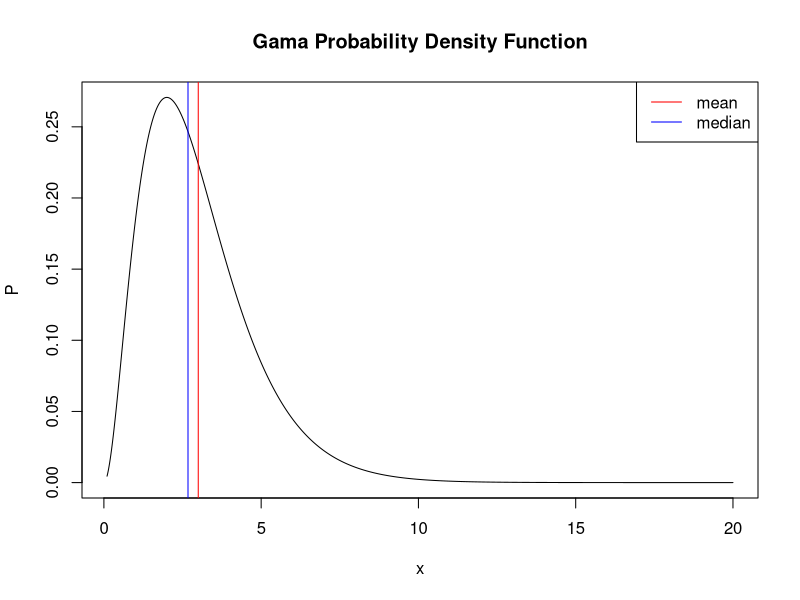
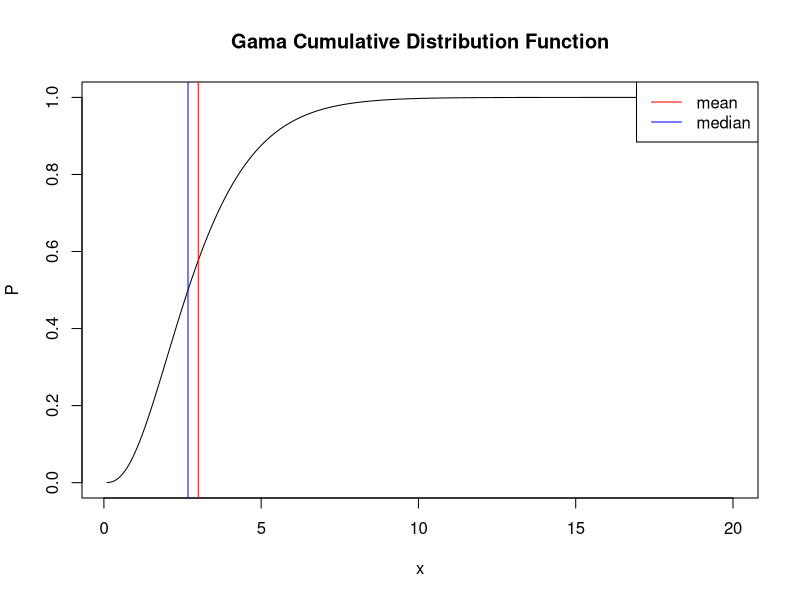
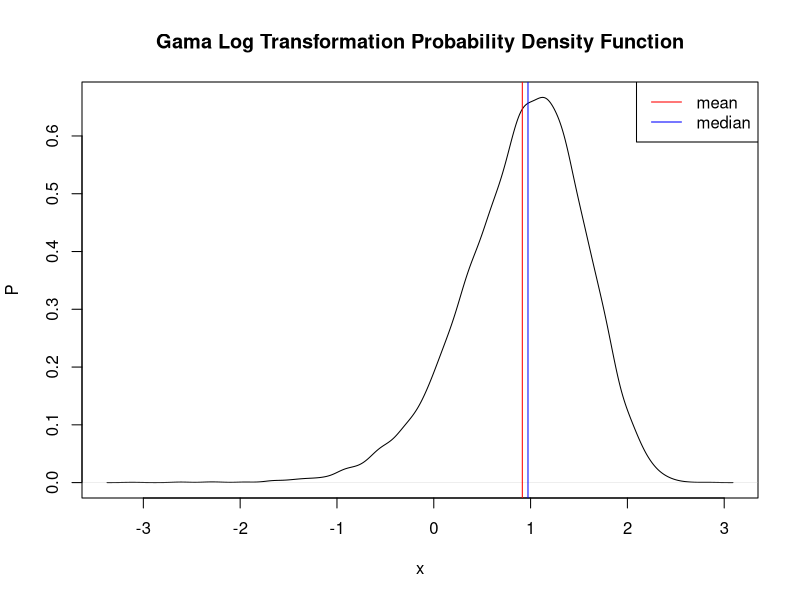
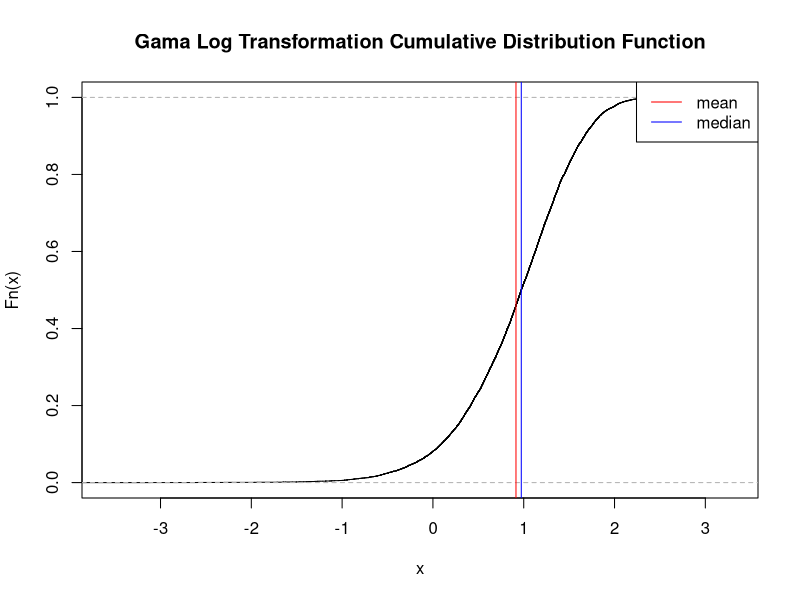
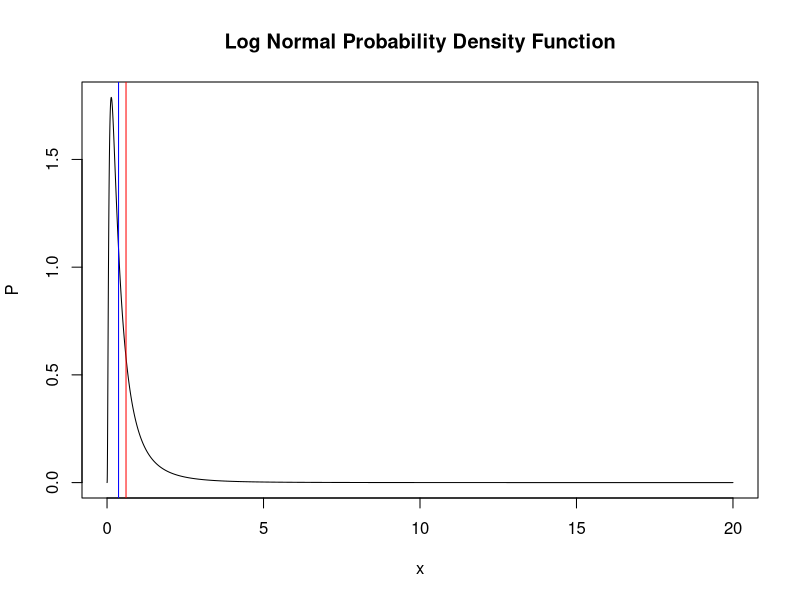
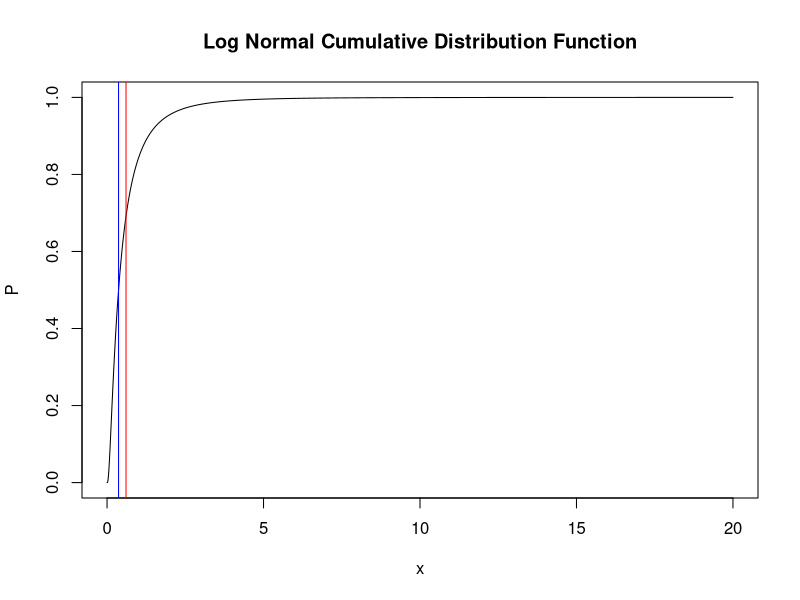
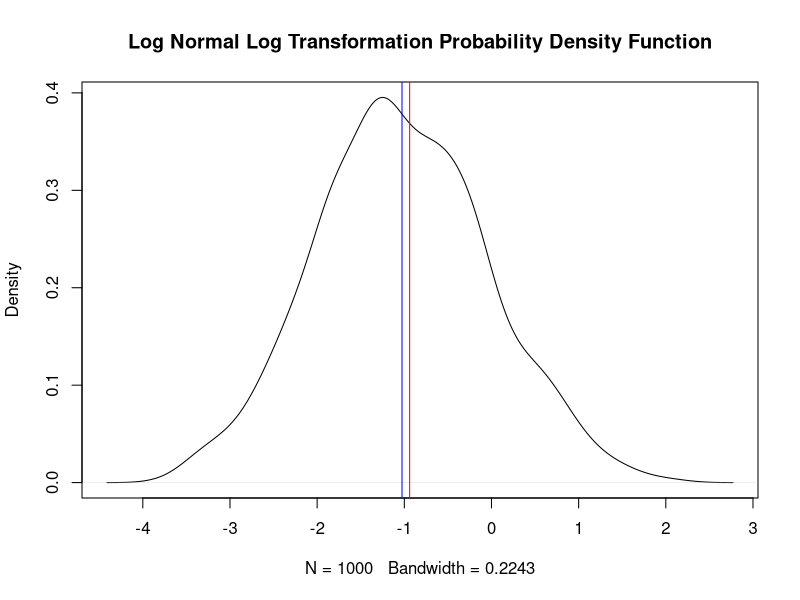
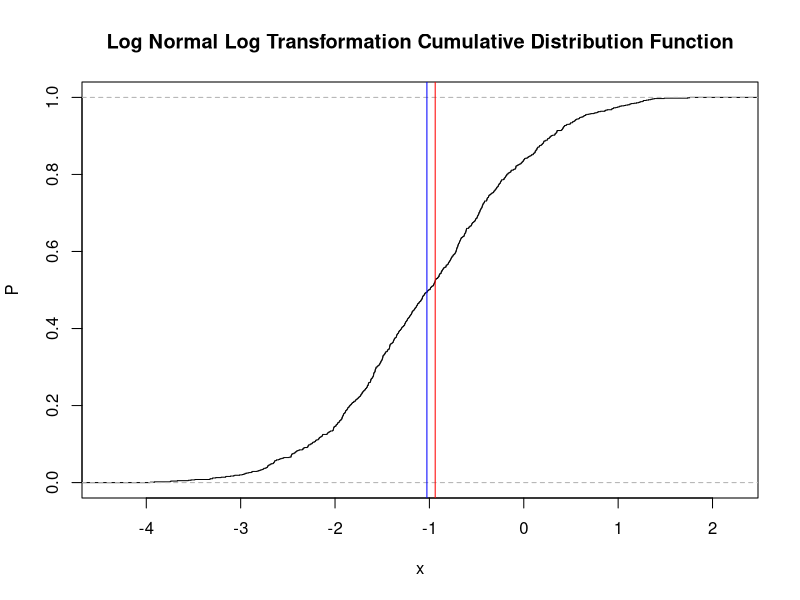

Here is the R script that generated these plots, in order:
## ---- chunk 1
knitr::opts_chunk$set(echo = TRUE)
## ---- chunk 2


x=seq(0.1,20,0.001)
yvalue<-dgamma(x,3,1)
x.mean<-3*1
x.median<- qgamma(0.5,3,1)
plot(x,dgamma(x,3,1),main=
       "Gama Probability Density Function",ylab = "P",xlab = "x",type = "l") + abline(v=x.mean,col="red") + abline(v=x.median,col="blue") 
legend("topright",c("mean","median"),col = c("red","blue"),lty = c(1,1))

## ---- chunk 3
x.mean<-3*1
x.median<- qgamma(0.5,3,1)
plot(x,pgamma(x,3,1),main=
       "Gama Cumulative Distribution Function",ylab = "P",xlab = "x",type = "l") + abline(v=x.mean,col="red",labs="m") + abline(v=x.median,col="blue")
legend("topright",c("mean","median"),col = c("red","blue"),lty = c(1,1))


## ---- chunk 4
x <- rgamma(10000,3,1)
x.mean<-mean(log(x))
x.median<- median(log(x))
plot(density(log(x)),type = "l",main=
       "Gama Log Transformation Probability Density Function",ylab = "P",xlab = "x") + abline(v=x.mean,col="red")+abline(v=x.median,col="blue")
legend("topright",c("mean","median"),col = c("red","blue"),lty = c(1,1))
## ---- chunk 5

plot(ecdf(log(x)), main= "Gama Log Transformation Cumulative Distribution Function") + abline(v=x.mean,col="red",labs="m") + abline(v=x.median,col="blue")
legend("topright",c("mean","median"),col = c("red","blue"),lty = c(1,1))

#text(x.mean,"mean")
#text(x.median,"median")
## ---- chunk 6
x=seq(0,20,0.001)
x.mean<-exp(-1 + 1/2)
x.median<- exp(-1)
plot(x,dlnorm(x,-1,1),main=
       "Log Normal Probability Density Function",ylab = "P",xlab = "x",type = "l") + abline(v=x.mean,col="red",labs="m") + abline(v=x.median,col="blue") 
## ---- chunk 7
plot(x,plnorm(x,-1,1),main=
       "Log Normal Cumulative Distribution Function",ylab = "P",type="l",xlab = "x") + abline(v=x.mean,col="red",labs="m") + abline(v=x.median,col="blue")

#x=seq(0,20,0.001)
## ---- chunk 8
x.mean<-mean(log(rlnorm(1000,-1,1)))
x.median<- median(log(rlnorm(1000,-1,1)))
plot(density(log(rlnorm(1000,-1,1))),main=
       "Log Normal Log Transformation Probability Density Function",type = "l") + abline(v=x.mean,col="red",labs="m") + abline(v=x.median,col="blue") 
## ---- chunk 9
plot(ecdf(log(rlnorm(1000,-1,1))),main=
       "Log Normal Log Transformation Cumulative Distribution Function",ylab = "P",xlab = "x") + abline(v=x.mean,col="red",labs="m") + abline(v=x.median,col="blue")
#plot(x,plnorm(x,-1,1))
## ---- chunk 10
x=seq(0,20,0.001)
x.mean<-(0+12)/2
x.median<- (0+12)/2
plot(x,dunif(x,0,12),main=
       "Uniform Probability Density Function",ylab = "P",xlab = "x",type = "l") + abline(v=x.mean,col="red",labs="m") + abline(v=x.median,col="blue") 
legend("topright",c("mean","median"),col = c("red","blue"),lty = c(1,1))
## ---- chunk 11
plot(x,punif(x,0,12),main=
       "Uniform Cumulative Distribution Function",ylab = "P",type="l",xlab = "x") + abline(v=x.mean,col="red",labs="m") + abline(v=x.median,col="blue")
legend("topright",c("mean","median"),col = c("red","blue"),lty = c(1,1))
## ---- chunk 12
x=seq(0,20,0.001)
x.mean<-mean(log(runif(1000,0,12)))
x.median<- median(log(runif(1000,0,12)))
plot(density(log(runif(1000,0,12))),main=
       "Uniform Log Transformation Probability Density Function") + abline(v=x.mean,col="red") + abline(v=x.median,col="blue") 
legend("topright",c("mean","median"),col = c("red","blue"),lty = c(1,1))

## ---- chunk 13
plot(ecdf(log(runif(1000,0,12))),main=
       "Uniform Log Transformation Cumulative Distribution Function",ylab = "P",xlab = "x") + abline(v=x.mean,col="red") + abline(v=x.median,col="blue")
legend("topright",c("mean","median"),col = c("red","blue"),lty = c(1,1))

## ---- chunk 14
a<-rep(NA,1000)
b<-rep(NA,1000)
for (i in 1:1000) {
        c=rgamma(100,3,1)
        a[i]=mean(c)
        b[i]=exp(mean(log(c)))
        
}
plot(a,b,main="geometic and arithmetic mean for gamma distribution",xlab="Arithmetic Mean",ylab="Geometic Mean")
abline(lm(b ~ a))
hist(x=(a-b),main="Difference between Geometic and Arithmetic mean for gamma distribution ",xlab="Difference")

## ---- chunk 15
a<-rep(NA,1000)
b<-rep(NA,1000)
for (i in 1:1000) {
        c=rlnorm(100,-1,1)
        a[i]=mean(c)
        b[i]=exp(mean(log(c)))
        
}
plot(a,b,main="geometic and arithmetic mean for log normal distribution",xlab="Arithmetic Mean",ylab="Geometic Mean")
abline(lm(b ~ a))
hist(x=(a-b),main="Difference between Geometic and Arithmetic mean for log normal distribution",xlab="Difference")

## ---- chunk 16
a<-rep(NA,1000)
b<-rep(NA,1000)
for (i in 1:1000) {
        c=runif(100,0,12)
        a[i]=mean(c)
        b[i]=exp(mean(log(c)))
        
}
plot(a,b,main="geometic and arithmetic mean for uniform distribution ",xlab="Arithmetic Mean",ylab="Geometic Mean")
abline(lm(b ~ a))
hist(x=(a-b),main="Difference between Geometic and Arithmetic mean for uniform distribution",xlab="Difference")

## ---- chunk 17
x=seq(0,10,0.1)
exp(log(x))
log(exp(x))
